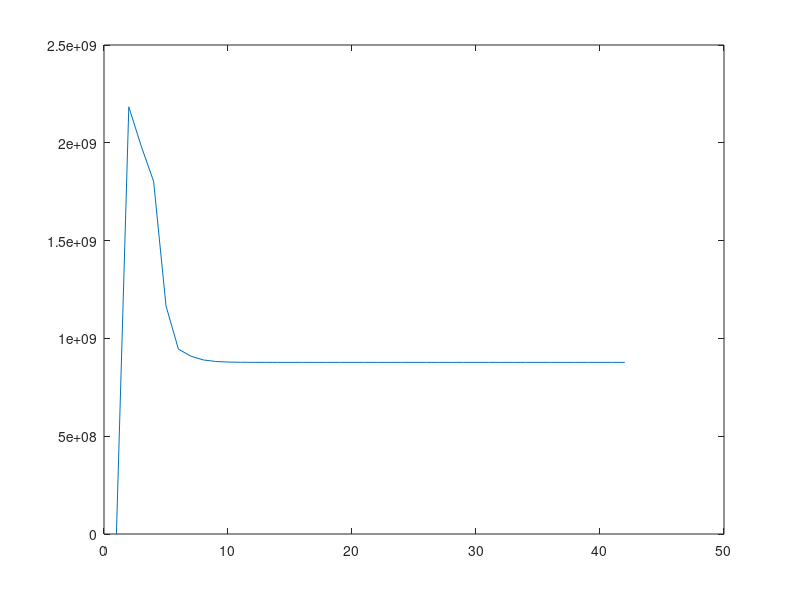

MATLAB code to generate this figure:
% data for midterm problem on an E-911 system
c = 0.3;  % speed of light in m/ns
S = [ -20000 1000 -3000 4000 -3500 1000 4000 -4000 6000;
        5000 3500 -4000 1000  2000 6000 -3000 -1500 -1000];
% location of base stations (in m)
t = [  
      63282.00
      13402.00
      25964.00
      24073.00
       8516.00
      17692.00
      30981.00
      18834.00
      32703.00];
% arrival times of signal at base stations (in ns)


% stuff
r_norms = 0;
A = zeros(9,3);
b = zeros(9,1);
r = zeros(9,1);
flag = 1;

%------give initial guess
X = [100; 90; 5000];

%------- loop ------
while flag
    %----- Calculate matrix A
    A = zeros(9,3);
    b = zeros(9,1);
    for i = 1:9
        A(i,:) = [1/c*(S(1,i)-X(1))/norm(S(:,i)-X(1:2)) 1/c*(S(2,i)-X(2))/norm(S(:,i)-X(1:2)) -1];
        % ... and b
        b(i,:) = 1/c*(S(1,i)-X(1))/norm(S(:,i)-X(1:2))*X(1) + 1/c*(S(2,i)-X(2))/norm(S(:,i)-X(1:2))*X(2) - X(3) - (t(1) - 1/c*norm(S(:,i)-X(1:2)) - X(3));
    end

    % solve least squares equation
    X_ls = inv(A'*A)*A'*b;
    X = X_ls;

    %--- stopping critera
    r_norm = norm(A*X-b)^2;
    r_norms(end+1) = r_norm; 

    if length(r_norms) > 1
        if r_norms(end) == r_norms(end-1)
            flag = 0;
        end
    end
   
end
iterations = 1:length(r_norms);
plot(iterations,r_norms);
